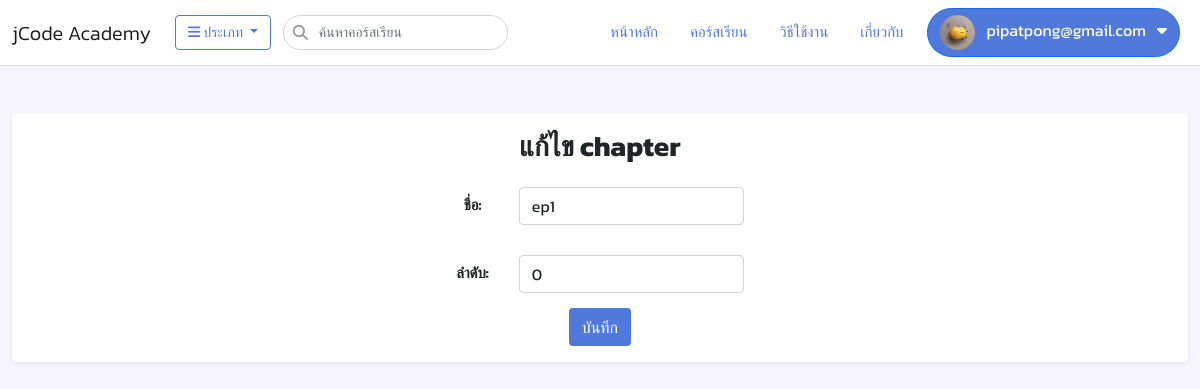
Page /video/updatechapter/14 (signed in) on the committed database.
### app/models.py (models this page shows, shortened)
class Member(models.Model):
    user = models.ForeignKey(User, on_delete=models.CASCADE)
    user_code = models.CharField(max_length=50)
    Profile_image = models.FileField(upload_to='Profile', null=True, blank=True)
    description = models.TextField(null=True, blank=True)

### video/models.py (models this page shows, shortened)
class VideoChapter(models.Model):
    video = models.ForeignKey(Video, on_delete=models.CASCADE)
    name = models.CharField(max_length=150)
    ordered = models.IntegerField(default=0)
    created = models.DateTimeField(auto_now_add=True)
    updated = models.DateTimeField(auto_now=True)

### video/views.py (the view)
# urls.py: path('updatechapter/<int:id>',views.update_chapter,name='update_chapter'),
def update_chapter(request, id):
    courseid=request.GET.get('courseid')
    chapters= VideoChapter.objects.get(id=id)
    if request.method == 'POST':
        form = VideochapterForm(request.POST,  instance=chapters)
        if form.is_valid():
            form.save()
            messages.success(request, 'บันทึกสำเร็จ')
            return redirect(reverse('video:management_chapter')+'?courseid='+str(courseid))
    else:
        form = VideochapterForm(instance=chapters)
    return render(request, 'video/chapter/update_chapter.html', {'form': form,'courseid':courseid})

### video/forms.py
class VideochapterForm(forms.ModelForm):
    class Meta:
        model = VideoChapter
        exclude = ['id','video', 'created', 'updated']
        labels ={
            'name':'ชื่อ',
            'ordered':'ลำดับ'
        }
    def __init__(self, *args, **kwargs):
            super(VideochapterForm, self).__init__(*args, **kwargs)
            for field_name, field in self.fields.items():
                field.widget.attrs['class'] = 'form-control'

### app/context_processors1.py (called while the page is built)
def category_list(request):
    categories = Category.objects.all()
    category_subs = CategorySub.objects.all().order_by('category')
    ip=settings.VIDEO_SERVER_URL
    context = {
        'category_list':categories,
        'subcategory_list':category_subs,
        'ip':ip
    }
    return context

def member_list(request):
    members=Member.objects.filter(user_id=request.user.id).first()
    context={
        'member_list':members
    }
    return context

### app/models.py (called while the page is built)
    def __str__(self):
        return self.name

### templates/video/chapter/update_chapter.html (shortened to what this page needs)
{% extends "layout/baseform.html" %}
{% block content %}
<div class="card shadow-sm mb-5 border-0">
  <div class="card-body">
<h3 style="text-align: center;"><b>แก้ไข chapter</b></h3>
<form id ='add_form' method="post" enctype="multipart/form-data" action="?courseid={{courseid}}">
    <div style="text-align: center;">
      <table class="table-form">
        {{ form.as_table }}
    </table>
  </div>
  <div style="text-align: center;">
    <input name="submit-update-chapter" type="submit" class="btn btn btn-update mx-2" value="บันทึก">
  </div>
</div>
</div>
{% endblock %}

### templates/layout/baseform.html (shortened to what this page needs)
<!DOCTYPE html>
<html lang="en">
<head>
  <link href="https://cdn.jsdelivr.net/npm/bootstrap@5.0.2/dist/css/bootstrap.min.css" rel="stylesheet">
  <link href="https://cdnjs.cloudflare.com/ajax/libs/font-awesome/6.2.1/css/all.min.css" rel="stylesheet">
  <link href="https://cdn.jsdelivr.net/npm/sweetalert2@11.7.1/dist/sweetalert2.min.css" rel="stylesheet">
  {% load static %}
  <link rel="stylesheet" href="{% static 'css/styleform.css' %}">
</head>
<body>
  <nav class="navbar navbar-expand-md navbar-light  bg-white border-bottom mb-5">
    <div class="container-fluid">
      <a class="navbar-brand" href="{% url 'app:index' %}">jCode Academy</a>
      <div class="collapse navbar-collapse" id="navbarCollapse">
        <div class="d-flex">
          <div class="dropdown">
            <button class="btn btn-outline-primary btn-category dropdown-toggle mx-2" type="button" id="dropdownMenuButton"
              data-toggle="dropdown" aria-expanded="false">
              <i class="fa fa-bars"></i> ประเภท
            </button>
            {% regroup subcategory_list by category as category_list1 %}
          </div>
        <form method="post" action="{% url 'app:search' %}" >
        <div class="navbar-search ms-1">
          <i class="fa fa-search"></i>
        <input type="text" name="txtSearch" class="advanced2AutoCompleteInput form-control" placeholder="ค้นหาคอร์สเรียน" autocomplete="off">
      </div>
    </form>
    </div>
        <ul class="navbar-nav ms-auto mb-2 mb-md-0">
          <li class="nav-item mx-2">
            <a class="nav-link " aria-current="page" href="{% url 'app:index' %}">หน้าหลัก</a>
          </li>
          <li class="nav-item mx-2">
            <a class="nav-link" href="{% url 'video:index' %}">คอร์สเรียน</a>
          </li>
          <li class="nav-item mx-2">
            <a class="nav-link" href="#">วิธีใช้งาน</a>
          </li>
          <li class="nav-item mx-2">
            <a class="nav-link" href="#">เกี่ยวกับ</a>
          </li>
        </ul>
        {% if user.is_authenticated %}
        <div class="dropdown">
          <button class="btn btn-primary btn-profile dropdown mx-2" type="button" id="dropdownMenuButton"
            data-toggle="dropdown" aria-expanded="false">
            <div class="profile_img" >
              {% if member_list.Profile_image %}
              <img src="{{member_list.Profile_image.url}}" alt="" > &nbsp;
              {% endif %}
              {{request.user.email}} &nbsp;
              <i class="fa-solid fa-caret-down"></i>
            </div>
          </button>
        </div>
        {% endif %}
      </div>
    </div>
  </nav>
  <div class="container-fluid">
    {% block content %}{% endblock %}
  </div>
</body>
</html>

### static/css/styleform.css (style rules this page uses)
body { font-size: 15px; background-color: #f5f4ff; font-weight: 300; font-family: 'Kanit', sans-serif; }
.navbar-nav .nav-item .nav-link { color: #5179DC; }
.navbar-search { position: relative; margin: 2px 0; cursor: pointer; }
.navbar-search .fa { position: absolute; left: 10px; top:10px; color: rgb(155, 155, 155); }
.navbar-search .form-control { padding-left:35px ; font-weight: 300; font-size: 14px; border-radius: 20px; }
.profile_img img { width: 35px; height: 35px; border-radius: 50%; }
.btn-category { margin: 2px 0; font-size: 14px; color: #5179DC; border-color: #5179DC; }
.btn-update { background-color: #5179DC; color: #FFF; text-align: center; }
.btn-profile { color: rgb(255, 255, 255); background-color: #5179DC; border-radius: 30px; }
.table-form { align-items: center; margin-left: auto; margin-right: auto; }
.table-form tr:last-child td { text-align: left; padding-left: 15px; }
.table-form tr th { padding: 15px; }
.table-form tr td { padding: 15px; }

### rows in the picture
Member: Profile_image (picture)
VideoChapter: name "ep1", ordered "0"

### other values in the picture
{{ request.user.email }} "pipatpong@gmail.com"
